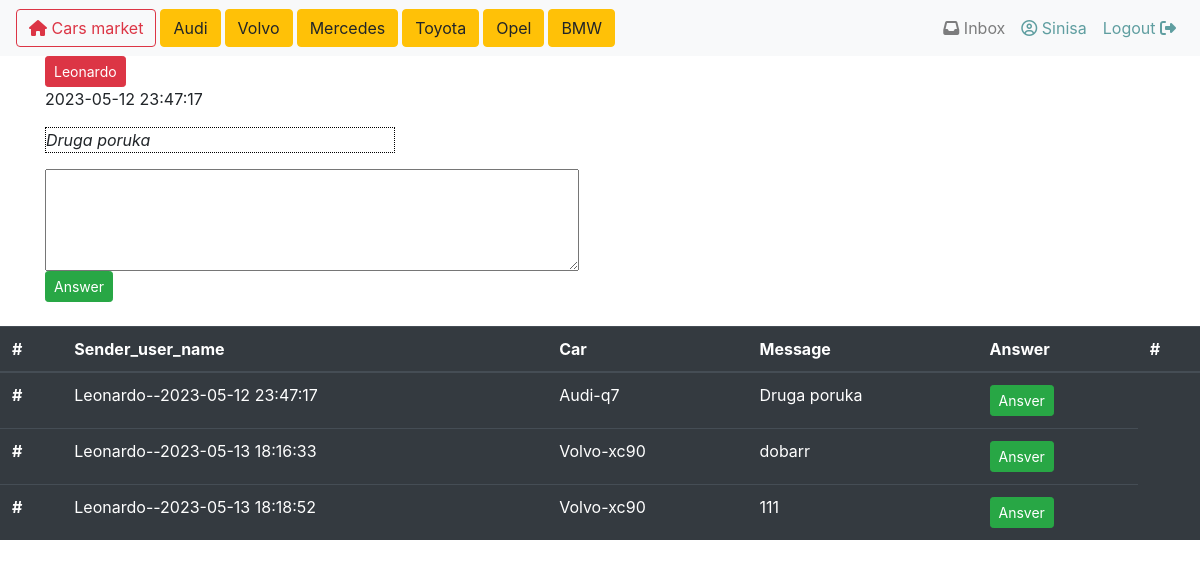
Screenshot of /answerMsg.php?id=17 (signed in) with the database file from the repository.
### tables this page shows
CREATE TABLE IF NOT EXISTS `newmessage` (
  `id` int NOT NULL AUTO_INCREMENT,
  `sender_user_id` int NOT NULL,
  `recipient_user_id` int NOT NULL,
  `car_id` int NOT NULL,
  `message` varchar(499) NOT NULL,
  `message_time` datetime DEFAULT NULL,
  `newMsg` int NOT NULL,
  `sender_user_name` varchar(45) NOT NULL,
  `car` varchar(40) NOT NULL,
  PRIMARY KEY (`id`),
  KEY `newmessage_ibfk_4` (`newMsg`),
  KEY `newmessage_ibfk_1` (`sender_user_id`),
  KEY `newmessage_ibfk_2` (`recipient_user_id`),
  KEY `newmessage_ibfk_3` (`car_id`)
);

### functions.php (called while the page is built, shortened)
<?php
function db(){
$con=  mysqli_connect('localhost','root','propaganda','pik1')or die("Connection error");
    return $con;
}
function allMessage($id){
    $sql = "SELECT * FROM newmessage WHERE newmessage.recipient_user_id = '$id'";
    $query = mysqli_query(db(),$sql);
    $res = mysqli_fetch_all($query,MYSQLI_ASSOC);
    return $res;
}
function message($id){
    $sql = "SELECT * FROM newmessage WHERE newmessage.id = '$id'";
    $query = mysqli_query(db(),$sql);
    $res = mysqli_fetch_assoc($query);
    return $res;
}
?>

### answerMsg.php (the view, shortened to what this page needs)
<?php
require_once "partials/head.php";
require_once "functions.php";
$id = $_GET['id'];
$mess = message($id);
?>
<div class="container">
    <div class="row">
        <div class="col-4">
            <form action="sendAnswerMsg.php" method="POST">
            <button class="btn btn-danger btn-sm"><?php echo $mess['sender_user_name'] ?></button>
            <p><?php echo $mess['message_time'] ?></p>
            <p style="border:1px dotted black"><i><?php echo $mess['message'] ?></i></p>
            <textarea id="" name="ansMsg" rows="4" cols="50" autofocus>
            </textarea>
            <button type = "submit" name = "answerMsg" class="btn btn-success btn-sm float-left">Answer</button>
            </form>
        </div>
    </div>
</div><br>
<?php require_once "inbox.php" ?>

### inbox.php (shortened to what this page needs)
<?php
require_once "functions.php";
require_once "partials/head.php";
$allMessage = allMessage($_SESSION['id']);
?>
    <?php if(isset($_SESSION['id'])): ?>
    <table class="table table-dark">
        <thead>
            <tr>
                <th scope="col">#</th>
                <th scope="col">Sender_user_name</th>
                <th scope="col">Car</th>
                <th scope="col">Message</th>
                <th scope="col">Answer</th>
                <th scope="col">#</th>
            </tr>
        </thead>
        <tbody>
            <?php foreach($allMessage as $msg): ?>
            <tr>
                <th scope = "row">#</th>
                <td><?php echo $msg['sender_user_name'] . '--' . $msg['message_time']?></td>
                <td><?php echo $msg['car'] ?></td>
                <td><?php echo $msg['message'] ?></td>
                <td><a href="answerMsg.php?id=<?php echo $msg['id'] ?>" class="btn btn-success btn-sm">Ansver</a></td>
            </tr>
            <?php endforeach ?>
        </tbody>
    </table>
    <?php else: ?>
        <?php header('Location: index.php') ?>
    <?php endif ?>

### rows the page displays
newmessage: sender_user_name "Leonardo", message_time "2023-05-12 23:47:17", message "Druga poruka", car "Audi-q7"
newmessage: sender_user_name "Leonardo", message_time "2023-05-13 18:16:33", car "Volvo-xc90", message "dobarr"
newmessage: sender_user_name "Leonardo", message_time "2023-05-13 18:18:52", car "Volvo-xc90", message "111"

### other values shown
$c "Audi"
$c "Volvo"
$c "Mercedes"
$c "Toyota"
$c "Opel"
$c "BMW"
$_SESSION['name'] "Sinisa"
